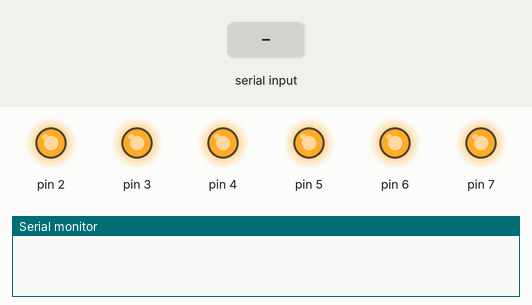
This sketch was run on a simulated Arduino Uno, built with avr-gcc and run on an emulated ATmega328P. Parts: output pins drawn as LEDs (lit = HIGH), the last lines printed to the serial monitor. The inputs (shaded band) are chosen by the test bench.

Above: at 1.2 s.
1.3 s: "on" received over Serial
At 3.0 s:
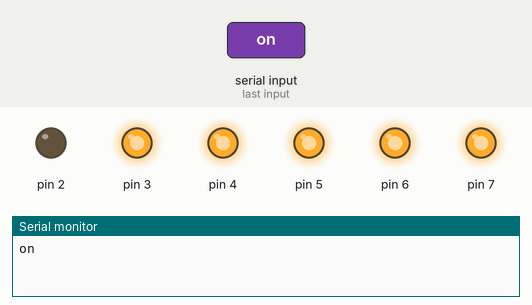
3.8 s: "low" received over Serial
At 6.0 s:
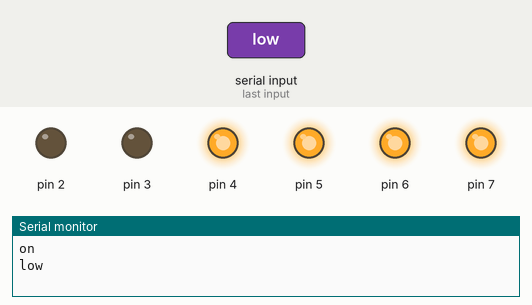
6.3 s: "off" received over Serial
At 8.0 s:
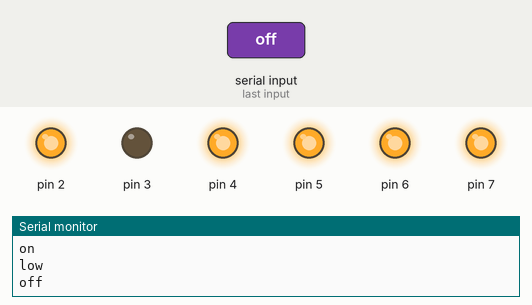
8.8 s: "high" received over Serial
At 11.0 s:
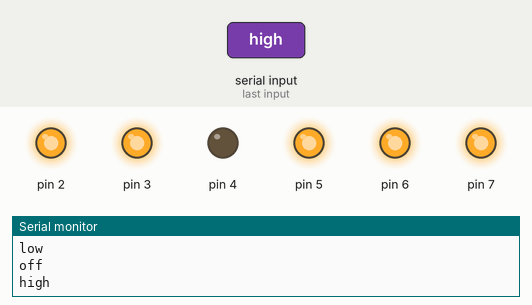
11.3 s: "red" received over Serial
At 13.0 s:
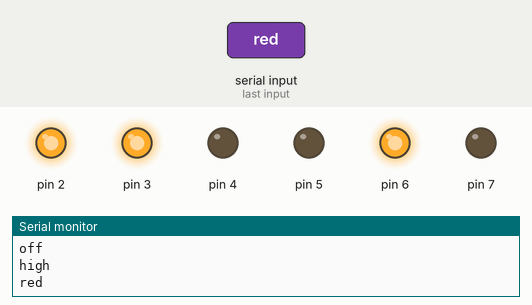
13.8 s: "mid" received over Serial
At 16.2 s:
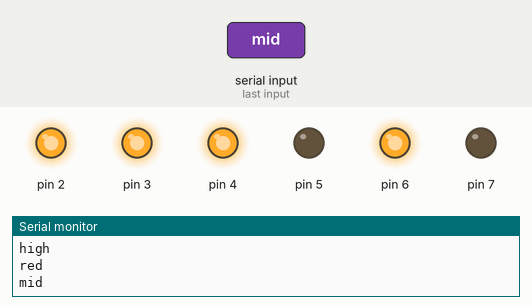
Timing chart, 0 to 17.3 s (numbered marks = the images above; inputs shaded):
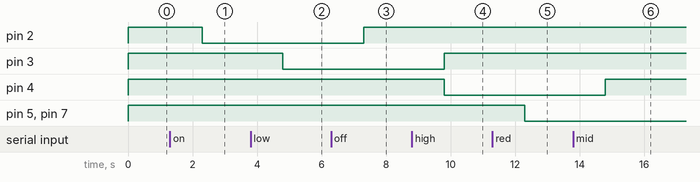

Measured:
- after the input at 1.3 s, pin 2: HIGH → LOW after 1.0 s
- after the input at 3.8 s, pin 3: HIGH → LOW after 1.0 s
- after the input at 6.3 s, pin 2: LOW → HIGH after 1.0 s
- after the input at 8.8 s, pin 3: LOW → HIGH after 1.0 s; pin 4: HIGH → LOW after 1.0 s
- after the input at 11.3 s, pin 5, pin 7: HIGH → LOW after 1.0 s
- after the input at 13.8 s, pin 4: LOW → HIGH after 1.0 s

The sketch:

tv_led.ino
```cpp
String string;

void setup() {
  pinMode(2, OUTPUT);
  pinMode(3, OUTPUT);
  pinMode(4, OUTPUT);
  pinMode(5, OUTPUT);
  pinMode(6, OUTPUT);
  pinMode(7, OUTPUT);

  digitalWrite(2, HIGH);
  digitalWrite(3, HIGH);
  digitalWrite(4, HIGH);
  digitalWrite(5, HIGH);
  digitalWrite(6, HIGH);
  digitalWrite(7, HIGH);

  Serial.begin(9600);
}

void loop() {
  if(Serial.available())
  {
    string = Serial.readString();
    Serial.flush();
    Serial.println(string);

    if(string == "on")
    {
      digitalWrite(2, LOW);
    }
    else if(string == "off")
    {
      digitalWrite(2, HIGH);
    }
    else if(string == "low")
    {
      digitalWrite(3, LOW);
      digitalWrite(4, HIGH);
    }
    else if(string == "mid")
    {
      digitalWrite(3, HIGH);
      digitalWrite(4, HIGH);
    }
    else if(string == "high")
    {
      digitalWrite(4, LOW);
      digitalWrite(3, HIGH);
    }
    else if(string == "red")
    {
      analogWrite(5, 0);
      analogWrite(6, 255);
      analogWrite(7, 0);
    }
    else if(string == "green")
    {
      analogWrite(5, 0);
      analogWrite(6, 0);
      analogWrite(7, 255);
    }
    else if(string == "blue")
    {
      analogWrite(5, 255);
      analogWrite(6, 0);
      analogWrite(7, 0);
    }
    else if(string == "led off")
    {
      analogWrite(5, 0);
      analogWrite(6, 0);
      analogWrite(7, 0);
    }
  }
}
```
